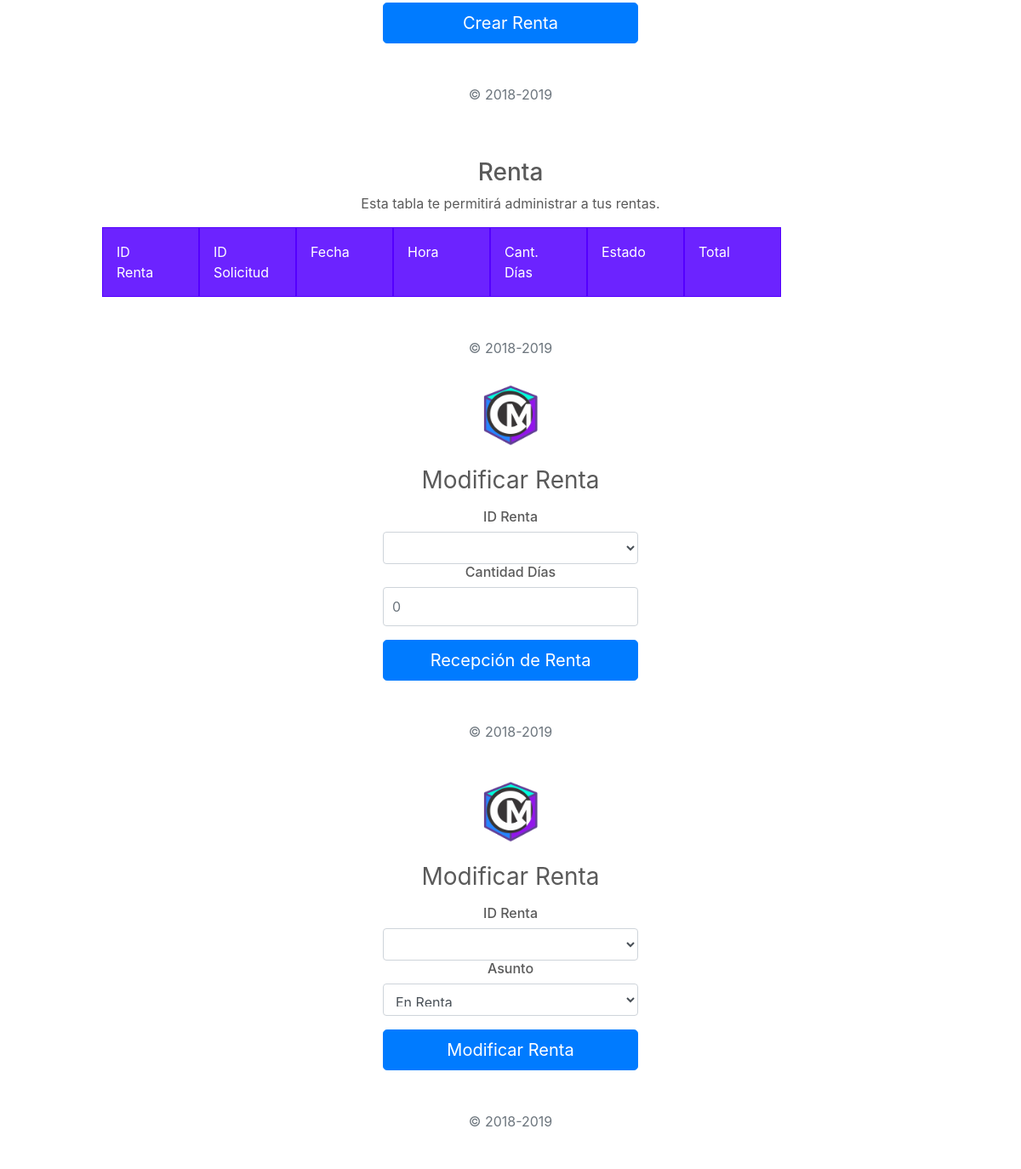
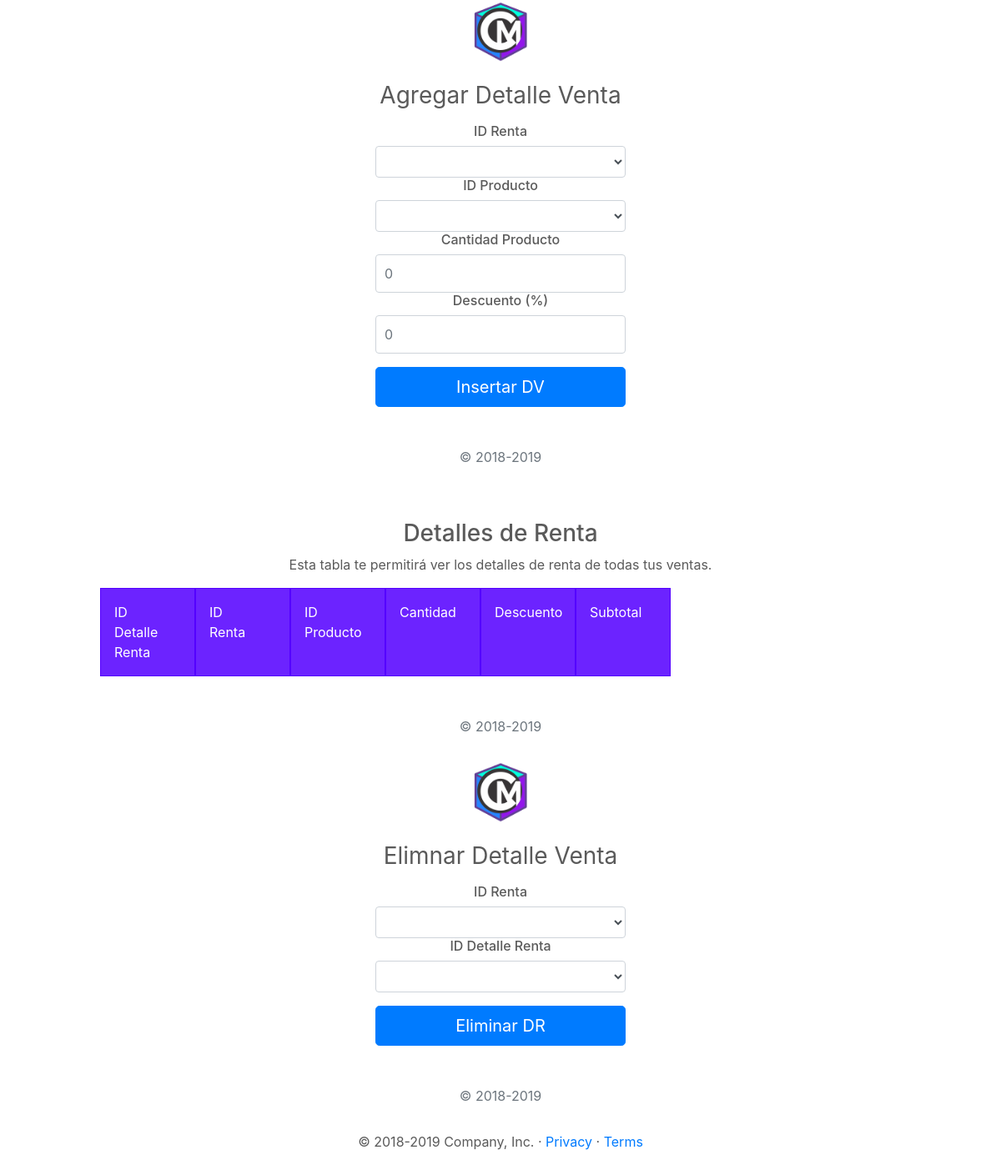
Page /UserAdmin/AdminRenta.php (signed in, lower part) on the earlier database version (2 pictures, top to bottom).
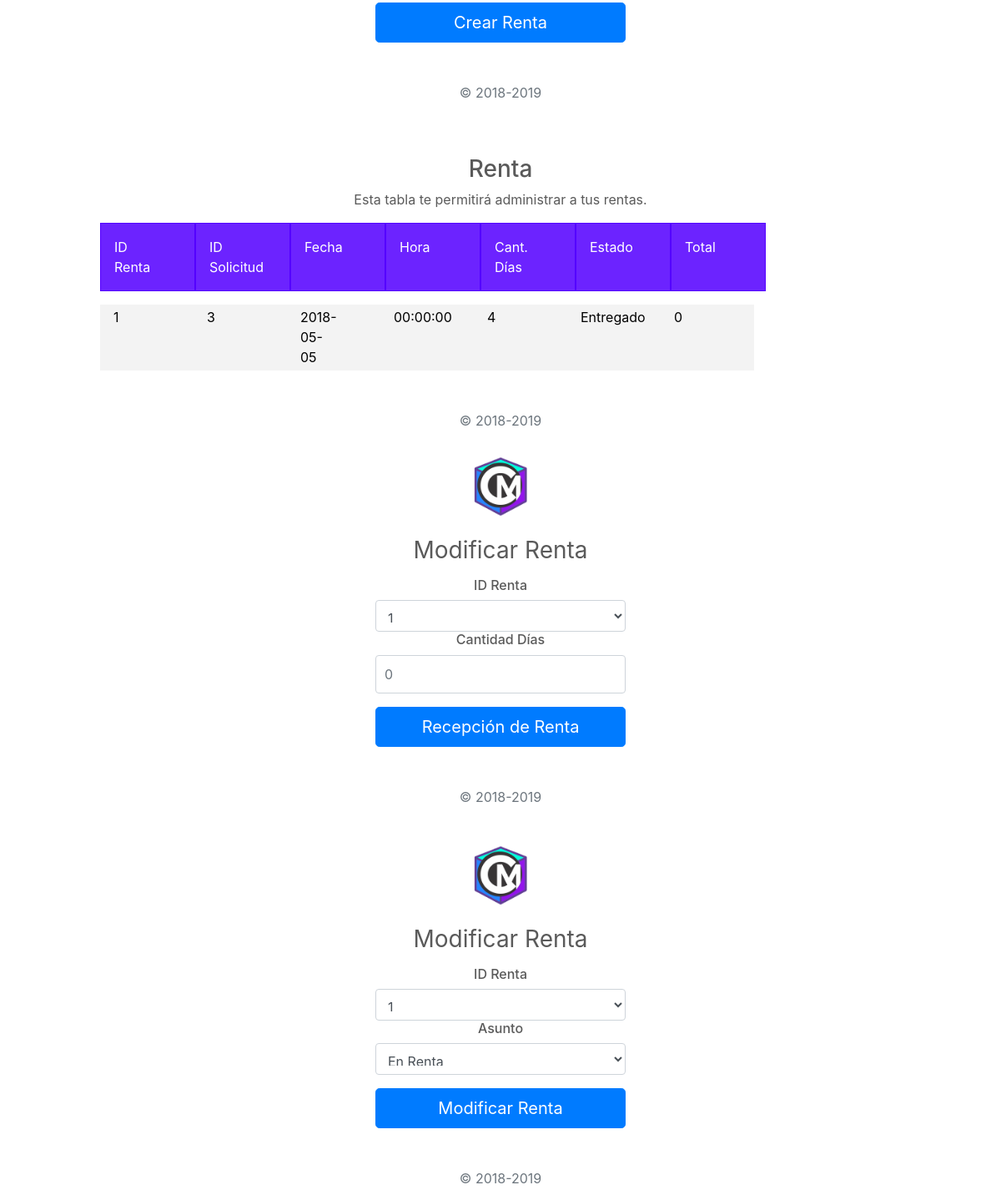
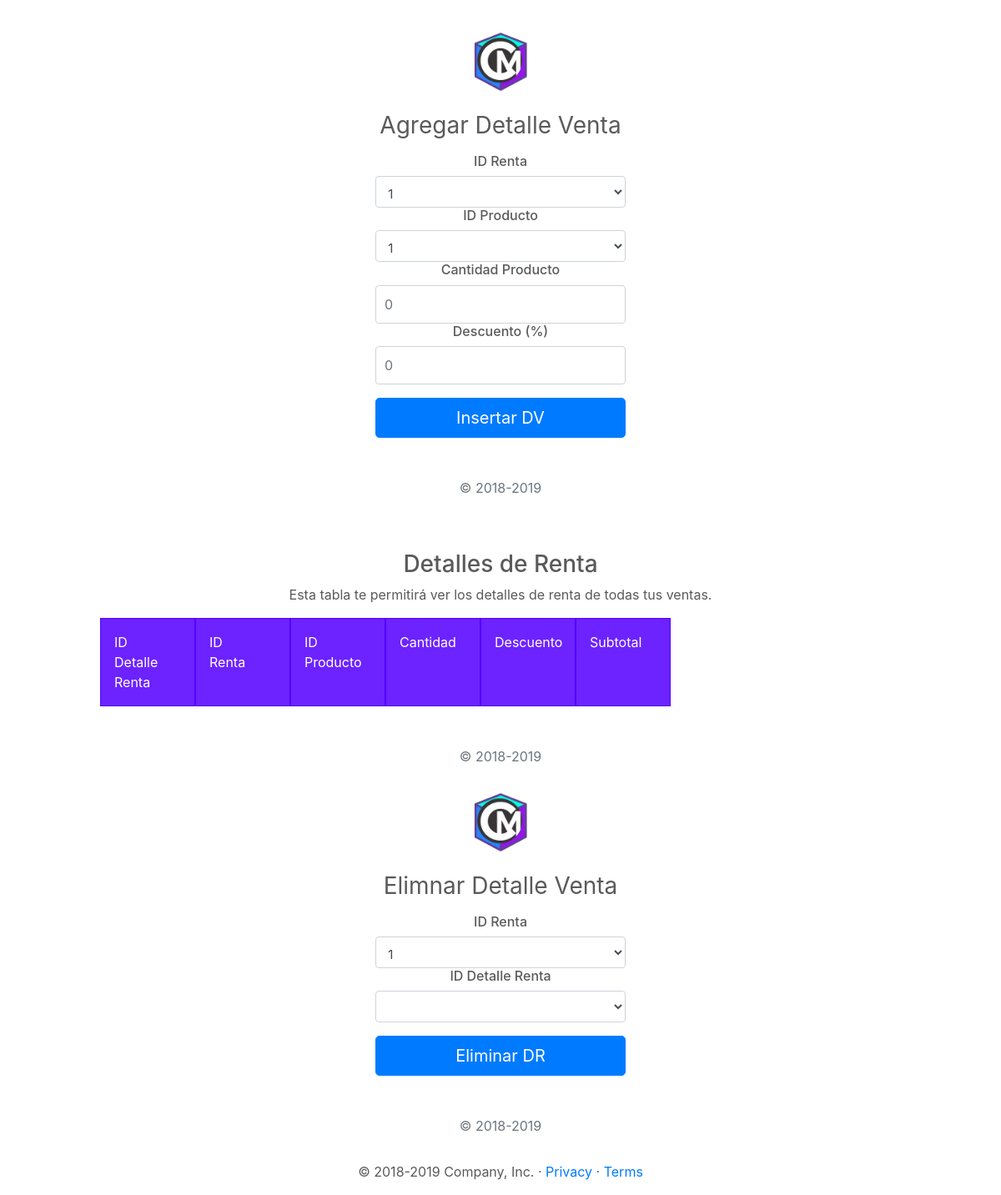
Same page on the later database version (2 pictures, top to bottom).
### tables this page shows
CREATE TABLE `renta` (
  `idRenta` int(11) NOT NULL,
  `idSolicitud` int(11) NOT NULL,
  `fecha` date NOT NULL,
  `hora` time NOT NULL,
  `cantDias` int(11) NOT NULL,
  `estado` varchar(50) NOT NULL,
  `total` float NOT NULL
);

### PHP/DBConexion.php (called while the page is built, shortened)
<?php
class User
{
    private $db;
    public function __construct($host, $port, $dbname, $dbuser, $password) {
        $dsn = "mysql:host=$host; dbname=$dbname;";
        try{
            $this->db = new PDO($dsn, $dbuser, $password);
            $this->db->setAttribute(PDO::ATTR_ERRMODE,PDO::ERRMODE_EXCEPTION);
        }
        catch(PDOException $ex)
        {
            echo 'Error en conexión con la conecion a la BD' . $ex.getMessage();
            die();
        }
    }
    public function consultProdInvent(){
        try {
            $sql = "SELECT `idProducto` FROM `inventario`";
            $invents = $this->db->prepare($sql);
            $invents->execute();
            $table = $invents;
            return $table;
        }
        catch (PDOException $ex) {
            echo "Error al obtener los productos de inventario." . $ex->getMessage();
        }
    }
    public function consultRenta(){
        try {
            $sql = "SELECT * FROM `renta`";
            $rents = $this->db->prepare($sql);
            $rents->execute();
            $table = $rents;
            return $table;
        }
        catch (PDOException $ex) {
            echo "Error al obtener la tabla de Renta." . $ex->getMessage();
        }
    }
}

### PHP/ConsultSolicRenta.php (called while the page is built, shortened)
<?php
include 'DBconexion.php';
$consult = new User("localhost", "", "dbcirculomusical", "root", "");
$consultR0 = $consult->consultRenta();
$consultR = $consult->consultRenta();
$consultR1 = $consult->consultRenta();
$consultR2 = $consult->consultRenta();
$consultIDR = $consult->consultRenta();
$consultIDP = $consult->consultProdInvent();
?>

### UserAdmin/AdminRenta.php (the view, shortened to what the changed rows need)
<?php
    include '../PHP/ConsultSolicRenta.php';
?>
  <!doctype html>
  <html lang="en">
  <head>
    <link href="../bootstrap/dist/css/bootstrap.min.css" rel="stylesheet">
    <link href="adminStyle.css" rel="stylesheet">
    <link href="grid.css" rel="stylesheet">
  </head>
  <body class="text-center">
    <div class="table-consult">
      <?php
        while($v = $consultR->fetch(PDO::FETCH_ASSOC))
        {
          echo '<div class="row"> <div class="col-1">'.$v['idRenta'].'</div> <div class="col-1">'.$v['idSolicitud'].'</div> <div class="col-1">'.$v['fecha'].'</div> <div class="col-1">'.$v['hora'].'</div> <div class="col-1">'.$v['cantDias'].'</div> <div class="col-1">'.$v['estado'].'</div> <div class="col-1">'.$v['total'].'</div> </div>';
        }
      ?>
    </div>
    <form class="form-signin" action="../PHP/UpdateRent.php" method="POST">
      <a href="../Cover/Cover.html">
        <img class="mb-4" src="../resources/iconCM.png" alt="" width="72" height="72">
      </a>
      <h1 class="h3 mb-3 font-weight-normal">Modificar Renta</h1>
      <h6>ID Renta</h6>
      <select name="idRent" class="form-control" required autofocus>
        <?php
        while($d = $consultR1->fetch(PDO::FETCH_ASSOC))
        {
          echo'<option value='.$d['idRenta'].'>'.$d['idRenta'] .' </option>';
        }
      ?>
      </select>
      <h6>Cantidad Días</h6>
      <input type="number" placeholder="0" min="0" name="cantDias" class="form-control" required>
      <button class="btn btn-lg btn-primary btn-block" type="submit">Recepción de Renta</button>
      <p class="mt-5 mb-3 text-muted">&copy; 2018-2019</p>
    </form>
    <form class="form-signin" action="../PHP/UpdateRentEstado.php" method="POST">
      <a href="../Cover/Cover.html">
        <img class="mb-4" src="../resources/iconCM.png" alt="" width="72" height="72">
      </a>
      <h1 class="h3 mb-3 font-weight-normal">Modificar Renta</h1>
      <h6>ID Renta</h6>
      <select name="idRent" class="form-control" required autofocus>
        <?php
        while($d = $consultR0->fetch(PDO::FETCH_ASSOC))
        {
          echo'<option value='.$d['idRenta'].'>'.$d['idRenta'] .' </option>';
        }
      ?>
      </select>
      <h6>Asunto</h6>
      <select name="estadoRent" class="form-control" required autofocus>
        <option value="En Renta">En Renta</option>
      </select>
      <button class="btn btn-lg btn-primary btn-block" type="submit">Modificar Renta</button>
      <p class="mt-5 mb-3 text-muted">&copy; 2018-2019</p>
    </form>
    <form class="form-signin" action="../PHP/InsertDR.php" method="POST">
      <a href="../Cover/Cover.html">
        <img class="mb-4" src="../resources/iconCM.png" alt="" width="72" height="72">
      </a>
      <h1 class="h3 mb-3 font-weight-normal">Agregar Detalle Venta</h1>
      <h6>ID Renta</h6>
      <select name="idRent" class="form-control" required autofocus>
        <?php
        while($r = $consultIDR->fetch(PDO::FETCH_ASSOC))
        {
          echo'<option value='.$r['idRenta'].'>'.$r['idRenta'] .' </option>';
        }
      ?>
      </select>
      <h6>ID Producto</h6>
      <select name="idProd" class="form-control" required autofocus>
        <?php
        while($p = $consultIDP->fetch(PDO::FETCH_ASSOC))
        {
          echo'<option value='.$p['idProducto'].'>'.$p['idProducto'] .' </option>';
        }
      ?>
      </select>
      <h6>Cantidad Producto</h6>
      <input type="number" placeholder="0" min="0" name="cantProd" class="form-control" required>
      <h6>Descuento (%)</h6>
      <input type="number" placeholder="0" min="0" name="cantDesc" class="form-control" required>
      <button class="btn btn-lg btn-primary btn-block" type="submit">Insertar DV</button>
      <p class="mt-5 mb-3 text-muted">&copy; 2018-2019</p>
    </form>
    <form class="form-signin" action="../PHP/DeleteDR.php" method="POST">
      <a href="../Cover/Cover.html">
        <img class="mb-4" src="../resources/iconCM.png" alt="" width="72" height="72">
      </a>
      <h1 class="h3 mb-3 font-weight-normal">Elimnar Detalle Venta</h1>
      <h6>ID Renta</h6>
      <select name="idR" class="form-control" required autofocus>
        <?php
        while($r = $consultR2->fetch(PDO::FETCH_ASSOC))
        {
          echo'<option value='.$r['idRenta'].'>'.$r['idRenta'] .' </option>';
        }
      ?>
      </select>
      <h6>ID Detalle Renta</h6>
      <select name="idDR" class="form-control" required autofocus>
      </select>
      <button class="btn btn-lg btn-primary btn-block" type="submit">Eliminar DR</button>
      <p class="mt-5 mb-3 text-muted">&copy; 2018-2019</p>
      </form>
  </body>
  </html>

Differences in the rows shown:
added renta: idRenta "1", idSolicitud "3", fecha "2018-05-05", hora "00:00:00", cantDias "4", estado "Entregado", total "0"
Other differences:
form field idRent: (not shown) → "1"
form field idProd: (not shown) → "1"
form field idR: (not shown) → "1"
